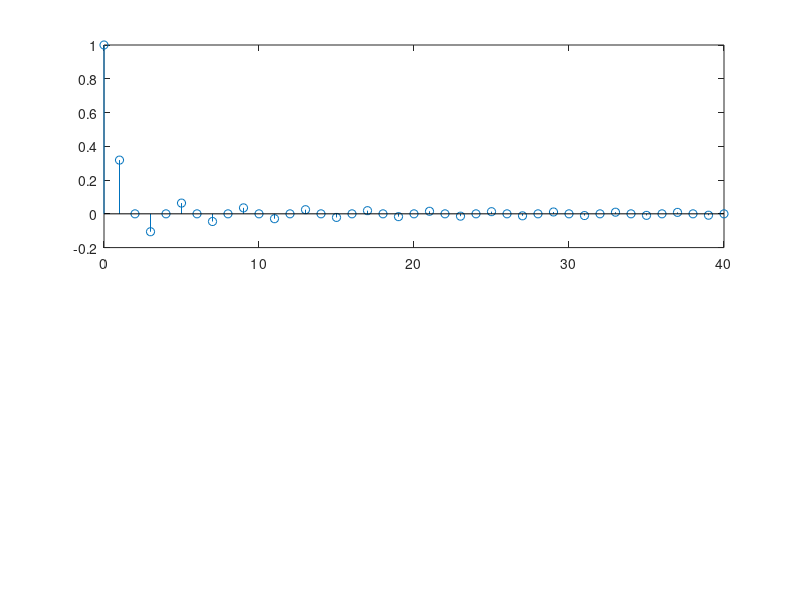

MATLAB code for this plot: (Note: this script raises an error after producing the figure.)
clear;
hd = @(wc, a, n) [sin(wc*(n-a))/(pi*n), 1](1+(n==0));

n = 0:40;
a = 20;
wc = 0.5*pi;
h_seq = zeros([1,41]);

for i=n
    h_seq(i+1) = hd(wc,a,i);
end

subplot(2,1,1); stem(n, h_seq);

w = -pi:0.01:pi;
H = dtft(h_seq, n, w);
subplot(2,1,2); plot(w, abs(H)); title('magnitude');
